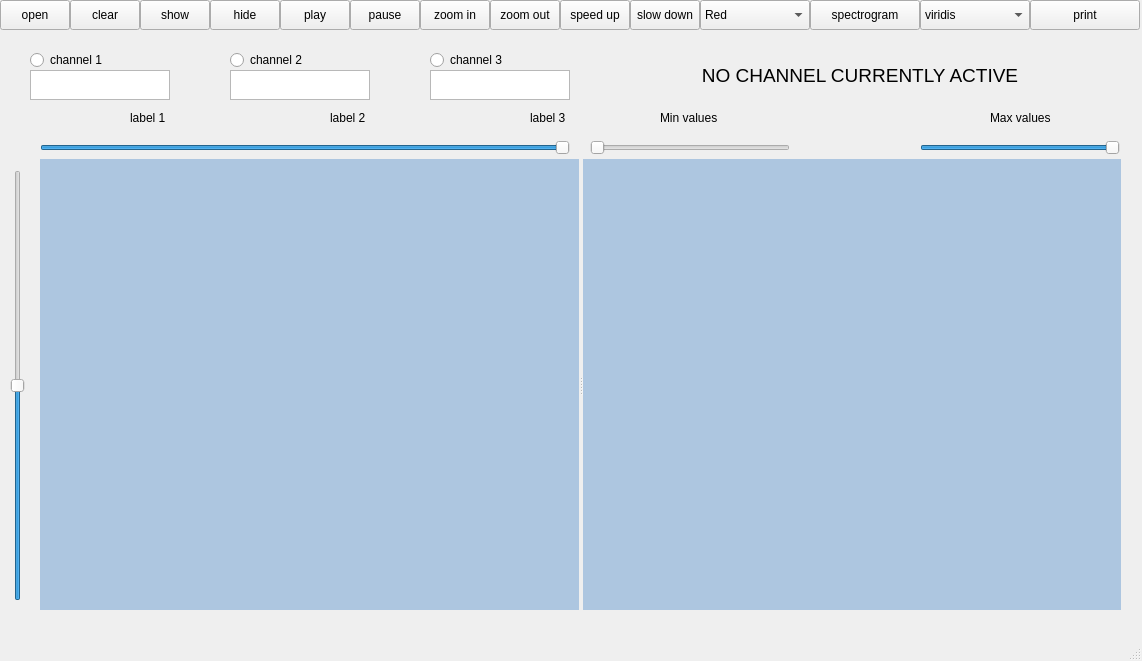
<?xml version="1.0" encoding="UTF-8"?>
<ui version="4.0">
 <class>MainWindow</class>
 <widget class="QMainWindow" name="MainWindow">
  <property name="geometry">
   <rect>
    <x>0</x>
    <y>0</y>
    <width>1142</width>
    <height>661</height>
   </rect>
  </property>
  <property name="windowTitle">
   <string>MainWindow</string>
  </property>
  <widget class="QWidget" name="centralwidget">
   <widget class="QPushButton" name="zoomout">
    <property name="geometry">
     <rect>
      <x>490</x>
      <y>0</y>
      <width>70</width>
      <height>30</height>
     </rect>
    </property>
    <property name="text">
     <string>zoom out</string>
    </property>
   </widget>
   <widget class="QPushButton" name="pause">
    <property name="geometry">
     <rect>
      <x>350</x>
      <y>0</y>
      <width>70</width>
      <height>30</height>
     </rect>
    </property>
    <property name="text">
     <string>pause</string>
    </property>
   </widget>
   <widget class="QPushButton" name="play">
    <property name="geometry">
     <rect>
      <x>280</x>
      <y>0</y>
      <width>70</width>
      <height>30</height>
     </rect>
    </property>
    <property name="text">
     <string>play</string>
    </property>
   </widget>
   <widget class="QPushButton" name="zoomin">
    <property name="geometry">
     <rect>
      <x>420</x>
      <y>0</y>
      <width>70</width>
      <height>30</height>
     </rect>
    </property>
    <property name="text">
     <string>zoom in</string>
    </property>
   </widget>
   <widget class="QPushButton" name="open">
    <property name="geometry">
     <rect>
      <x>0</x>
      <y>0</y>
      <width>70</width>
      <height>30</height>
     </rect>
    </property>
    <property name="text">
     <string>open</string>
    </property>
   </widget>
   <widget class="QPushButton" name="clear">
    <property name="geometry">
     <rect>
      <x>70</x>
      <y>0</y>
      <width>70</width>
      <height>30</height>
     </rect>
    </property>
    <property name="text">
     <string>clear</string>
    </property>
   </widget>
   <widget class="QRadioButton" name="ch1">
    <property name="geometry">
     <rect>
      <x>30</x>
      <y>50</y>
      <width>95</width>
      <height>20</height>
     </rect>
    </property>
    <property name="text">
     <string>channel 1</string>
    </property>
   </widget>
   <widget class="QRadioButton" name="ch2">
    <property name="geometry">
     <rect>
      <x>230</x>
      <y>50</y>
      <width>95</width>
      <height>20</height>
     </rect>
    </property>
    <property name="text">
     <string>channel 2</string>
    </property>
   </widget>
   <widget class="QRadioButton" name="ch3">
    <property name="geometry">
     <rect>
      <x>430</x>
      <y>50</y>
      <width>95</width>
      <height>20</height>
     </rect>
    </property>
    <property name="text">
     <string>channel 3</string>
    </property>
   </widget>
   <widget class="QPushButton" name="spectrogram">
    <property name="geometry">
     <rect>
      <x>810</x>
      <y>0</y>
      <width>110</width>
      <height>30</height>
     </rect>
    </property>
    <property name="text">
     <string>spectrogram</string>
    </property>
   </widget>
   <widget class="QSlider" name="vSlider">
    <property name="geometry">
     <rect>
      <x>10</x>
      <y>170</y>
      <width>16</width>
      <height>431</height>
     </rect>
    </property>
    <property name="maximum">
     <number>10</number>
    </property>
    <property name="value">
     <number>5</number>
    </property>
    <property name="orientation">
     <enum>Qt::Vertical</enum>
    </property>
   </widget>
   <widget class="QComboBox" name="comboBox">
    <property name="geometry">
     <rect>
      <x>700</x>
      <y>0</y>
      <width>110</width>
      <height>30</height>
     </rect>
    </property>
    <item>
     <property name="text">
      <string>Red</string>
     </property>
    </item>
    <item>
     <property name="text">
      <string>Green</string>
     </property>
    </item>
    <item>
     <property name="text">
      <string>Blue</string>
     </property>
    </item>
    <item>
     <property name="text">
      <string>Pink</string>
     </property>
    </item>
    <item>
     <property name="text">
      <string>Yellow</string>
     </property>
    </item>
   </widget>
   <widget class="QSlider" name="spectrogramMinSlider">
    <property name="geometry">
     <rect>
      <x>590</x>
      <y>140</y>
      <width>200</width>
      <height>16</height>
     </rect>
    </property>
    <property name="minimum">
     <number>50</number>
    </property>
    <property name="maximum">
     <number>200</number>
    </property>
    <property name="singleStep">
     <number>30</number>
    </property>
    <property name="orientation">
     <enum>Qt::Horizontal</enum>
    </property>
   </widget>
   <widget class="QLabel" name="activeChannel">
    <property name="geometry">
     <rect>
      <x>590</x>
      <y>50</y>
      <width>540</width>
      <height>51</height>
     </rect>
    </property>
    <property name="text">
     <string>&lt;html&gt;&lt;head/&gt;&lt;body&gt;&lt;p align=&quot;center&quot;&gt;&lt;span style=&quot; font-size:14pt;&quot;&gt;NO CHANNEL CURRENTLY ACTIVE&lt;/span&gt;&lt;/p&gt;&lt;/body&gt;&lt;/html&gt;</string>
    </property>
   </widget>
   <widget class="QSlider" name="spectogramMaxSlider">
    <property name="geometry">
     <rect>
      <x>920</x>
      <y>140</y>
      <width>200</width>
      <height>16</height>
     </rect>
    </property>
    <property name="minimum">
     <number>50</number>
    </property>
    <property name="maximum">
     <number>200</number>
    </property>
    <property name="singleStep">
     <number>30</number>
    </property>
    <property name="value">
     <number>200</number>
    </property>
    <property name="orientation">
     <enum>Qt::Horizontal</enum>
    </property>
   </widget>
   <widget class="QLabel" name="label">
    <property name="geometry">
     <rect>
      <x>660</x>
      <y>110</y>
      <width>64</width>
      <height>16</height>
     </rect>
    </property>
    <property name="text">
     <string>Min values</string>
    </property>
   </widget>
   <widget class="QLabel" name="label_2">
    <property name="geometry">
     <rect>
      <x>990</x>
      <y>110</y>
      <width>80</width>
      <height>16</height>
     </rect>
    </property>
    <property name="text">
     <string>Max values</string>
    </property>
   </widget>
   <widget class="QPushButton" name="showw">
    <property name="geometry">
     <rect>
      <x>140</x>
      <y>0</y>
      <width>70</width>
      <height>30</height>
     </rect>
    </property>
    <property name="text">
     <string>show</string>
    </property>
   </widget>
   <widget class="QPushButton" name="hidee">
    <property name="geometry">
     <rect>
      <x>210</x>
      <y>0</y>
      <width>70</width>
      <height>30</height>
     </rect>
    </property>
    <property name="text">
     <string>hide</string>
    </property>
   </widget>
   <widget class="QSlider" name="hSlider">
    <property name="geometry">
     <rect>
      <x>40</x>
      <y>140</y>
      <width>530</width>
      <height>16</height>
     </rect>
    </property>
    <property name="maximum">
     <number>100</number>
    </property>
    <property name="value">
     <number>100</number>
    </property>
    <property name="sliderPosition">
     <number>100</number>
    </property>
    <property name="orientation">
     <enum>Qt::Horizontal</enum>
    </property>
   </widget>
   <widget class="QPushButton" name="print">
    <property name="geometry">
     <rect>
      <x>1030</x>
      <y>0</y>
      <width>110</width>
      <height>30</height>
     </rect>
    </property>
    <property name="text">
     <string>print</string>
    </property>
   </widget>
   <widget class="QPlainTextEdit" name="txt1">
    <property name="geometry">
     <rect>
      <x>30</x>
      <y>70</y>
      <width>140</width>
      <height>30</height>
     </rect>
    </property>
   </widget>
   <widget class="QPlainTextEdit" name="txt2">
    <property name="geometry">
     <rect>
      <x>230</x>
      <y>70</y>
      <width>140</width>
      <height>30</height>
     </rect>
    </property>
   </widget>
   <widget class="QPlainTextEdit" name="t">
    <property name="geometry">
     <rect>
      <x>430</x>
      <y>70</y>
      <width>140</width>
      <height>30</height>
     </rect>
    </property>
   </widget>
   <widget class="QLabel" name="label_3">
    <property name="geometry">
     <rect>
      <x>130</x>
      <y>110</y>
      <width>41</width>
      <height>16</height>
     </rect>
    </property>
    <property name="text">
     <string>label 1</string>
    </property>
   </widget>
   <widget class="QLabel" name="label_4">
    <property name="geometry">
     <rect>
      <x>330</x>
      <y>110</y>
      <width>41</width>
      <height>16</height>
     </rect>
    </property>
    <property name="text">
     <string>label 2</string>
    </property>
   </widget>
   <widget class="QLabel" name="label_5">
    <property name="geometry">
     <rect>
      <x>530</x>
      <y>110</y>
      <width>41</width>
      <height>16</height>
     </rect>
    </property>
    <property name="text">
     <string>label 3</string>
    </property>
   </widget>
   <widget class="QPushButton" name="speedup">
    <property name="geometry">
     <rect>
      <x>560</x>
      <y>0</y>
      <width>70</width>
      <height>30</height>
     </rect>
    </property>
    <property name="text">
     <string>speed up</string>
    </property>
   </widget>
   <widget class="QPushButton" name="speeddown">
    <property name="geometry">
     <rect>
      <x>630</x>
      <y>0</y>
      <width>70</width>
      <height>30</height>
     </rect>
    </property>
    <property name="text">
     <string>slow down</string>
    </property>
   </widget>
   <widget class="QComboBox" name="spectrocomboBox">
    <property name="geometry">
     <rect>
      <x>920</x>
      <y>0</y>
      <width>110</width>
      <height>30</height>
     </rect>
    </property>
    <item>
     <property name="text">
      <string>viridis</string>
     </property>
    </item>
    <item>
     <property name="text">
      <string>plasma</string>
     </property>
    </item>
    <item>
     <property name="text">
      <string>cubehelix</string>
     </property>
    </item>
    <item>
     <property name="text">
      <string>jet</string>
     </property>
    </item>
    <item>
     <property name="text">
      <string>rainbow</string>
     </property>
    </item>
   </widget>
   <widget class="QSplitter" name="splitter">
    <property name="geometry">
     <rect>
      <x>40</x>
      <y>159</y>
      <width>1081</width>
      <height>451</height>
     </rect>
    </property>
    <property name="orientation">
     <enum>Qt::Horizontal</enum>
    </property>
    <widget class="PlotWidget" name="signalWidget" native="true">
     <property name="palette">
      <palette>
       <active>
        <colorrole role="WindowText">
         <brush brushstyle="SolidPattern">
          <color alpha="255">
           <red>0</red>
           <green>0</green>
           <blue>0</blue>
          </color>
         </brush>
        </colorrole>
        <colorrole role="Button">
         <brush brushstyle="SolidPattern">
          <color alpha="255">
           <red>173</red>
           <green>198</green>
           <blue>224</blue>
          </color>
         </brush>
        </colorrole>
        <colorrole role="Light">
         <brush brushstyle="SolidPattern">
          <color alpha="255">
           <red>255</red>
           <green>255</green>
           <blue>255</blue>
          </color>
         </brush>
        </colorrole>
        <colorrole role="Midlight">
         <brush brushstyle="SolidPattern">
          <color alpha="255">
           <red>255</red>
           <green>255</green>
           <blue>255</blue>
          </color>
         </brush>
        </colorrole>
        <colorrole role="Dark">
         <brush brushstyle="SolidPattern">
          <color alpha="255">
           <red>127</red>
           <green>127</green>
           <blue>127</blue>
          </color>
         </brush>
        </colorrole>
        <colorrole role="Mid">
         <brush brushstyle="SolidPattern">
          <color alpha="255">
           <red>170</red>
           <green>170</green>
           <blue>170</blue>
          </color>
         </brush>
        </colorrole>
        <colorrole role="Text">
         <brush brushstyle="SolidPattern">
          <color alpha="255">
           <red>0</red>
           <green>0</green>
           <blue>0</blue>
          </color>
         </brush>
        </colorrole>
        <colorrole role="BrightText">
         <brush brushstyle="SolidPattern">
          <color alpha="255">
           <red>255</red>
           <green>255</green>
           <blue>255</blue>
          </color>
         </brush>
        </colorrole>
        <colorrole role="ButtonText">
         <brush brushstyle="SolidPattern">
          <color alpha="255">
           <red>0</red>
           <green>0</green>
           <blue>0</blue>
          </color>
         </brush>
        </colorrole>
        <colorrole role="Base">
         <brush brushstyle="SolidPattern">
          <color alpha="255">
           <red>173</red>
           <green>198</green>
           <blue>224</blue>
          </color>
         </brush>
        </colorrole>
        <colorrole role="Window">
         <brush brushstyle="SolidPattern">
          <color alpha="255">
           <red>173</red>
           <green>198</green>
           <blue>224</blue>
          </color>
         </brush>
        </colorrole>
        <colorrole role="Shadow">
         <brush brushstyle="SolidPattern">
          <color alpha="255">
           <red>0</red>
           <green>0</green>
           <blue>0</blue>
          </color>
         </brush>
        </colorrole>
        <colorrole role="AlternateBase">
         <brush brushstyle="SolidPattern">
          <color alpha="255">
           <red>255</red>
           <green>255</green>
           <blue>255</blue>
          </color>
         </brush>
        </colorrole>
        <colorrole role="ToolTipBase">
         <brush brushstyle="SolidPattern">
          <color alpha="255">
           <red>255</red>
           <green>255</green>
           <blue>220</blue>
          </color>
         </brush>
        </colorrole>
        <colorrole role="ToolTipText">
         <brush brushstyle="SolidPattern">
          <color alpha="255">
           <red>0</red>
           <green>0</green>
           <blue>0</blue>
          </color>
         </brush>
        </colorrole>
        <colorrole role="PlaceholderText">
         <brush brushstyle="NoBrush">
          <color alpha="128">
           <red>0</red>
           <green>0</green>
           <blue>0</blue>
          </color>
         </brush>
        </colorrole>
       </active>
       <inactive>
        <colorrole role="WindowText">
         <brush brushstyle="SolidPattern">
          <color alpha="255">
           <red>0</red>
           <green>0</green>
           <blue>0</blue>
          </color>
         </brush>
        </colorrole>
        <colorrole role="Button">
         <brush brushstyle="SolidPattern">
          <color alpha="255">
           <red>173</red>
           <green>198</green>
           <blue>224</blue>
          </color>
         </brush>
        </colorrole>
        <colorrole role="Light">
         <brush brushstyle="SolidPattern">
          <color alpha="255">
           <red>255</red>
           <green>255</green>
           <blue>255</blue>
          </color>
         </brush>
        </colorrole>
        <colorrole role="Midlight">
         <brush brushstyle="SolidPattern">
          <color alpha="255">
           <red>255</red>
           <green>255</green>
           <blue>255</blue>
          </color>
         </brush>
        </colorrole>
        <colorrole role="Dark">
         <brush brushstyle="SolidPattern">
          <color alpha="255">
           <red>127</red>
           <green>127</green>
           <blue>127</blue>
          </color>
         </brush>
        </colorrole>
        <colorrole role="Mid">
         <brush brushstyle="SolidPattern">
          <color alpha="255">
           <red>170</red>
           <green>170</green>
           <blue>170</blue>
          </color>
         </brush>
        </colorrole>
        <colorrole role="Text">
         <brush brushstyle="SolidPattern">
          <color alpha="255">
           <red>0</red>
           <green>0</green>
           <blue>0</blue>
          </color>
         </brush>
        </colorrole>
        <colorrole role="BrightText">
         <brush brushstyle="SolidPattern">
          <color alpha="255">
           <red>255</red>
           <green>255</green>
           <blue>255</blue>
          </color>
         </brush>
        </colorrole>
        <colorrole role="ButtonText">
         <brush brushstyle="SolidPattern">
          <color alpha="255">
           <red>0</red>
           <green>0</green>
           <blue>0</blue>
          </color>
         </brush>
        </colorrole>
        <colorrole role="Base">
         <brush brushstyle="SolidPattern">
          <color alpha="255">
           <red>173</red>
           <green>198</green>
           <blue>224</blue>
          </color>
         </brush>
        </colorrole>
        <colorrole role="Window">
         <brush brushstyle="SolidPattern">
          <color alpha="255">
           <red>173</red>
           <green>198</green>
           <blue>224</blue>
          </color>
         </brush>
        </colorrole>
        <colorrole role="Shadow">
         <brush brushstyle="SolidPattern">
          <color alpha="255">
           <red>0</red>
           <green>0</green>
           <blue>0</blue>
          </color>
         </brush>
        </colorrole>
        <colorrole role="AlternateBase">
         <brush brushstyle="SolidPattern">
          <color alpha="255">
           <red>255</red>
           <green>255</green>
           <blue>255</blue>
          </color>
         </brush>
        </colorrole>
        <colorrole role="ToolTipBase">
         <brush brushstyle="SolidPattern">
          <color alpha="255">
           <red>255</red>
           <green>255</green>
           <blue>220</blue>
          </color>
         </brush>
        </colorrole>
        <colorrole role="ToolTipText">
         <brush brushstyle="SolidPattern">
          <color alpha="255">
           <red>0</red>
           <green>0</green>
           <blue>0</blue>
          </color>
         </brush>
        </colorrole>
        <colorrole role="PlaceholderText">
         <brush brushstyle="NoBrush">
          <color alpha="128">
           <red>0</red>
           <green>0</green>
           <blue>0</blue>
          </color>
         </brush>
        </colorrole>
       </inactive>
       <disabled>
        <colorrole role="WindowText">
         <brush brushstyle="SolidPattern">
          <color alpha="255">
           <red>127</red>
           <green>127</green>
           <blue>127</blue>
          </color>
         </brush>
        </colorrole>
        <colorrole role="Button">
         <brush brushstyle="SolidPattern">
          <color alpha="255">
           <red>173</red>
           <green>198</green>
           <blue>224</blue>
          </color>
         </brush>
        </colorrole>
        <colorrole role="Light">
         <brush brushstyle="SolidPattern">
          <color alpha="255">
           <red>255</red>
           <green>255</green>
           <blue>255</blue>
          </color>
         </brush>
        </colorrole>
        <colorrole role="Midlight">
         <brush brushstyle="SolidPattern">
          <color alpha="255">
           <red>255</red>
           <green>255</green>
           <blue>255</blue>
          </color>
         </brush>
        </colorrole>
        <colorrole role="Dark">
         <brush brushstyle="SolidPattern">
          <color alpha="255">
           <red>127</red>
           <green>127</green>
           <blue>127</blue>
          </color>
         </brush>
        </colorrole>
        <colorrole role="Mid">
         <brush brushstyle="SolidPattern">
          <color alpha="255">
           <red>170</red>
           <green>170</green>
           <blue>170</blue>
          </color>
         </brush>
        </colorrole>
        <colorrole role="Text">
         <brush brushstyle="SolidPattern">
          <color alpha="255">
           <red>127</red>
           <green>127</green>
           <blue>127</blue>
          </color>
         </brush>
        </colorrole>
        <colorrole role="BrightText">
         <brush brushstyle="SolidPattern">
          <color alpha="255">
           <red>255</red>
           <green>255</green>
           <blue>255</blue>
          </color>
         </brush>
        </colorrole>
        <colorrole role="ButtonText">
         <brush brushstyle="SolidPattern">
          <color alpha="255">
           <red>127</red>
           <green>127</green>
           <blue>127</blue>
          </color>
         </brush>
        </colorrole>
        <colorrole role="Base">
         <brush brushstyle="SolidPattern">
          <color alpha="255">
           <red>173</red>
           <green>198</green>
           <blue>224</blue>
          </color>
         </brush>
        </colorrole>
        <colorrole role="Window">
         <brush brushstyle="SolidPattern">
          <color alpha="255">
           <red>173</red>
           <green>198</green>
           <blue>224</blue>
          </color>
         </brush>
        </colorrole>
        <colorrole role="Shadow">
         <brush brushstyle="SolidPattern">
          <color alpha="255">
           <red>0</red>
           <green>0</green>
           <blue>0</blue>
          </color>
         </brush>
        </colorrole>
        <colorrole role="AlternateBase">
         <brush brushstyle="SolidPattern">
          <color alpha="255">
           <red>255</red>
           <green>255</green>
           <blue>255</blue>
          </color>
         </brush>
        </colorrole>
        <colorrole role="ToolTipBase">
         <brush brushstyle="SolidPattern">
          <color alpha="255">
           <red>255</red>
           <green>255</green>
           <blue>220</blue>
          </color>
         </brush>
        </colorrole>
        <colorrole role="ToolTipText">
         <brush brushstyle="SolidPattern">
          <color alpha="255">
           <red>0</red>
           <green>0</green>
           <blue>0</blue>
          </color>
         </brush>
        </colorrole>
        <colorrole role="PlaceholderText">
         <brush brushstyle="NoBrush">
          <color alpha="128">
           <red>0</red>
           <green>0</green>
           <blue>0</blue>
          </color>
         </brush>
        </colorrole>
       </disabled>
      </palette>
     </property>
     <property name="styleSheet">
      <string notr="true">background-color: rgb(173, 198, 224);</string>
     </property>
    </widget>
    <widget class="PlotWidget" name="spectrogramWidget" native="true">
     <property name="styleSheet">
      <string notr="true">background-color: rgb(173, 198, 224);</string>
     </property>
    </widget>
   </widget>
   <zorder>splitter</zorder>
   <zorder>zoomout</zorder>
   <zorder>pause</zorder>
   <zorder>play</zorder>
   <zorder>zoomin</zorder>
   <zorder>open</zorder>
   <zorder>clear</zorder>
   <zorder>ch1</zorder>
   <zorder>ch2</zorder>
   <zorder>ch3</zorder>
   <zorder>spectrogram</zorder>
   <zorder>vSlider</zorder>
   <zorder>comboBox</zorder>
   <zorder>spectrogramMinSlider</zorder>
   <zorder>activeChannel</zorder>
   <zorder>spectogramMaxSlider</zorder>
   <zorder>label</zorder>
   <zorder>label_2</zorder>
   <zorder>showw</zorder>
   <zorder>hidee</zorder>
   <zorder>hSlider</zorder>
   <zorder>print</zorder>
   <zorder>txt1</zorder>
   <zorder>txt2</zorder>
   <zorder>t</zorder>
   <zorder>label_3</zorder>
   <zorder>label_4</zorder>
   <zorder>label_5</zorder>
   <zorder>speedup</zorder>
   <zorder>speeddown</zorder>
   <zorder>spectrocomboBox</zorder>
  </widget>
  <widget class="QStatusBar" name="statusbar"/>
  <widget class="QMenuBar" name="menubar">
   <property name="geometry">
    <rect>
     <x>0</x>
     <y>0</y>
     <width>1142</width>
     <height>26</height>
    </rect>
   </property>
  </widget>
  <action name="actionOpen1">
   <property name="text">
    <string>Open ch1</string>
   </property>
  </action>
  <action name="actionClear">
   <property name="text">
    <string>Clear ch1</string>
   </property>
  </action>
  <action name="actionZoomin">
   <property name="text">
    <string>Zoom In ch1</string>
   </property>
  </action>
  <action name="actionZoomout">
   <property name="text">
    <string>Zoom Out ch1</string>
   </property>
  </action>
  <action name="actionExit">
   <property name="text">
    <string>Exit</string>
   </property>
  </action>
  <action name="actionSpectrogram">
   <property name="text">
    <string>Spectrogram</string>
   </property>
  </action>
  <action name="actionch1">
   <property name="text">
    <string>ch1</string>
   </property>
  </action>
  <action name="actionch2">
   <property name="text">
    <string>ch2</string>
   </property>
  </action>
  <action name="actionch3">
   <property name="text">
    <string>ch3</string>
   </property>
  </action>
  <action name="actionOpen2">
   <property name="text">
    <string>Open ch2</string>
   </property>
  </action>
  <action name="actionClear2">
   <property name="text">
    <string>Clear ch2</string>
   </property>
  </action>
  <action name="actionOpen3">
   <property name="text">
    <string>Open ch3</string>
   </property>
  </action>
  <action name="actionClose3">
   <property name="text">
    <string>Close ch3</string>
   </property>
  </action>
  <action name="actionExit_2">
   <property name="text">
    <string>Exit</string>
   </property>
  </action>
  <action name="actionClear_All">
   <property name="text">
    <string>Clear All</string>
   </property>
  </action>
  <action name="actionOpen">
   <property name="text">
    <string>Open</string>
   </property>
  </action>
  <action name="actionClear_1">
   <property name="text">
    <string>Clear</string>
   </property>
  </action>
  <action name="actionPlay">
   <property name="text">
    <string>Play</string>
   </property>
  </action>
  <action name="actionPause">
   <property name="text">
    <string>Pause</string>
   </property>
  </action>
  <action name="actionZoom_In">
   <property name="text">
    <string>Zoom In</string>
   </property>
  </action>
  <action name="actionZoom_Out">
   <property name="text">
    <string>Zoom Out</string>
   </property>
  </action>
  <action name="actionOpen_2">
   <property name="text">
    <string>Open</string>
   </property>
  </action>
  <action name="actionClose">
   <property name="text">
    <string>Clear</string>
   </property>
  </action>
  <action name="actionPlay_2">
   <property name="text">
    <string>Play</string>
   </property>
  </action>
  <action name="actionPause_2">
   <property name="text">
    <string>Pause</string>
   </property>
  </action>
  <action name="actionZoom_In_2">
   <property name="text">
    <string>Zoom In</string>
   </property>
  </action>
  <action name="actionZoom_Out_2">
   <property name="text">
    <string>Zoom Out</string>
   </property>
  </action>
  <action name="actionClear_2">
   <property name="text">
    <string>Clear</string>
   </property>
  </action>
  <action name="actionOpen_3">
   <property name="text">
    <string>Open</string>
   </property>
  </action>
  <action name="actionClear_3">
   <property name="text">
    <string>Clear</string>
   </property>
  </action>
  <action name="actionPlay_3">
   <property name="text">
    <string>Play</string>
   </property>
  </action>
  <action name="actionPause_3">
   <property name="text">
    <string>Pause</string>
   </property>
  </action>
  <action name="actionZoom_In_3">
   <property name="text">
    <string>Zoom In</string>
   </property>
  </action>
  <action name="actionZoom_Out_3">
   <property name="text">
    <string>Zoom Out</string>
   </property>
  </action>
  <action name="actionSpectrogram_2">
   <property name="text">
    <string>Spectrogram</string>
   </property>
  </action>
  <action name="actionSpectrogram_3">
   <property name="text">
    <string>Spectrogram</string>
   </property>
  </action>
  <action name="actionSpectrogram_4">
   <property name="text">
    <string>Spectrogram</string>
   </property>
  </action>
 </widget>
 <customwidgets>
  <customwidget>
   <class>PlotWidget</class>
   <extends>QWidget</extends>
   <header>pyqtgraph</header>
   <container>1</container>
  </customwidget>
 </customwidgets>
 <resources/>
 <connections/>
</ui>
